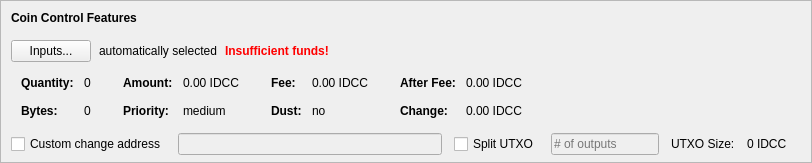
    <widget class="QFrame" name="frameCoinControl">
     <property name="sizePolicy">
      <sizepolicy hsizetype="Expanding" vsizetype="Expanding">
       <horstretch>0</horstretch>
       <verstretch>0</verstretch>
      </sizepolicy>
     </property>
     <property name="maximumSize">
      <size>
       <width>16777215</width>
       <height>16777215</height>
      </size>
     </property>
     <property name="frameShape">
      <enum>QFrame::StyledPanel</enum>
     </property>
     <property name="frameShadow">
      <enum>QFrame::Sunken</enum>
     </property>
     <layout class="QVBoxLayout" name="verticalLayoutCoinControl2">
      <property name="spacing">
       <number>0</number>
      </property>
      <property name="leftMargin">
       <number>0</number>
      </property>
      <property name="topMargin">
       <number>0</number>
      </property>
      <property name="rightMargin">
       <number>0</number>
      </property>
      <property name="bottomMargin">
       <number>6</number>
      </property>
      <item>
       <layout class="QVBoxLayout" name="verticalLayoutCoinControl" stretch="0,0,0,0,1">
        <property name="spacing">
         <number>0</number>
        </property>
        <property name="leftMargin">
         <number>10</number>
        </property>
        <property name="topMargin">
         <number>10</number>
        </property>
        <item>
         <layout class="QHBoxLayout" name="horizontalLayoutCoinControl1">
          <property name="bottomMargin">
           <number>15</number>
          </property>
          <item>
           <widget class="QLabel" name="labelCoinControlFeatures">
            <property name="sizePolicy">
             <sizepolicy hsizetype="Preferred" vsizetype="Maximum">
              <horstretch>0</horstretch>
              <verstretch>0</verstretch>
             </sizepolicy>
            </property>
            <property name="font">
             <font>
              <weight>75</weight>
              <bold>true</bold>
             </font>
            </property>
            <property name="styleSheet">
             <string notr="true">font-weight:bold;</string>
            </property>
            <property name="text">
             <string>Coin Control Features</string>
            </property>
           </widget>
          </item>
         </layout>
        </item>
        <item>
         <layout class="QHBoxLayout" name="horizontalLayoutCoinControl2" stretch="0,0,0,0">
          <property name="spacing">
           <number>8</number>
          </property>
          <property name="bottomMargin">
           <number>10</number>
          </property>
          <item>
           <widget class="QPushButton" name="pushButtonCoinControl">
            <property name="styleSheet">
             <string notr="true"/>
            </property>
            <property name="text">
             <string>Inputs...</string>
            </property>
            <property name="autoDefault">
             <bool>false</bool>
            </property>
           </widget>
          </item>
          <item>
           <widget class="QLabel" name="labelCoinControlAutomaticallySelected">
            <property name="text">
             <string>automatically selected</string>
            </property>
            <property name="margin">
             <number>5</number>
            </property>
           </widget>
          </item>
          <item>
           <widget class="QLabel" name="labelCoinControlInsuffFunds">
            <property name="font">
             <font>
              <weight>75</weight>
              <bold>true</bold>
             </font>
            </property>
            <property name="styleSheet">
             <string notr="true">color:red;font-weight:bold;</string>
            </property>
            <property name="text">
             <string>Insufficient funds!</string>
            </property>
            <property name="margin">
             <number>5</number>
            </property>
           </widget>
          </item>
          <item>
           <spacer name="horizontalSpacerCoinControl">
            <property name="orientation">
             <enum>Qt::Horizontal</enum>
            </property>
            <property name="sizeHint" stdset="0">
             <size>
              <width>40</width>
              <height>1</height>
             </size>
            </property>
           </spacer>
          </item>
         </layout>
        </item>
        <item>
         <widget class="QWidget" name="widgetCoinControl" native="true">
          <property name="sizePolicy">
           <sizepolicy hsizetype="Preferred" vsizetype="Preferred">
            <horstretch>0</horstretch>
            <verstretch>0</verstretch>
           </sizepolicy>
          </property>
          <property name="minimumSize">
           <size>
            <width>0</width>
            <height>0</height>
           </size>
          </property>
          <property name="styleSheet">
           <string notr="true"/>
          </property>
          <layout class="QHBoxLayout" name="horizontalLayoutCoinControl5">
           <property name="leftMargin">
            <number>0</number>
           </property>
           <property name="topMargin">
            <number>0</number>
           </property>
           <property name="rightMargin">
            <number>0</number>
           </property>
           <property name="bottomMargin">
            <number>0</number>
           </property>
           <item>
            <layout class="QHBoxLayout" name="horizontalLayoutCoinControl3" stretch="0,0,0,1">
             <property name="spacing">
              <number>20</number>
             </property>
             <property name="topMargin">
              <number>0</number>
             </property>
             <property name="bottomMargin">
              <number>10</number>
             </property>
             <item>
              <layout class="QFormLayout" name="formLayoutCoinControl1">
               <property name="horizontalSpacing">
                <number>10</number>
               </property>
               <property name="verticalSpacing">
                <number>14</number>
               </property>
               <property name="leftMargin">
                <number>10</number>
               </property>
               <property name="topMargin">
                <number>4</number>
               </property>
               <property name="rightMargin">
                <number>6</number>
               </property>
               <item row="0" column="0">
                <widget class="QLabel" name="labelCoinControlQuantityText">
                 <property name="font">
                  <font>
                   <weight>75</weight>
                   <bold>true</bold>
                  </font>
                 </property>
                 <property name="text">
                  <string>Quantity:</string>
                 </property>
                 <property name="margin">
                  <number>0</number>
                 </property>
                </widget>
               </item>
               <item row="0" column="1">
                <widget class="QLabel" name="labelCoinControlQuantity">
                 <property name="cursor">
                  <cursorShape>IBeamCursor</cursorShape>
                 </property>
                 <property name="contextMenuPolicy">
                  <enum>Qt::ActionsContextMenu</enum>
                 </property>
                 <property name="text">
                  <string notr="true">0</string>
                 </property>
                 <property name="margin">
                  <number>0</number>
                 </property>
                 <property name="textInteractionFlags">
                  <set>Qt::LinksAccessibleByMouse|Qt::TextSelectableByKeyboard|Qt::TextSelectableByMouse</set>
                 </property>
                </widget>
               </item>
               <item row="1" column="0">
                <widget class="QLabel" name="labelCoinControlBytesText">
                 <property name="font">
                  <font>
                   <weight>75</weight>
                   <bold>true</bold>
                  </font>
                 </property>
                 <property name="text">
                  <string>Bytes:</string>
                 </property>
                </widget>
               </item>
               <item row="1" column="1">
                <widget class="QLabel" name="labelCoinControlBytes">
                 <property name="cursor">
                  <cursorShape>IBeamCursor</cursorShape>
                 </property>
                 <property name="contextMenuPolicy">
                  <enum>Qt::ActionsContextMenu</enum>
                 </property>
                 <property name="text">
                  <string notr="true">0</string>
                 </property>
                 <property name="textInteractionFlags">
                  <set>Qt::LinksAccessibleByMouse|Qt::TextSelectableByKeyboard|Qt::TextSelectableByMouse</set>
                 </property>
                </widget>
               </item>
              </layout>
             </item>
             <item>
              <layout class="QFormLayout" name="formLayoutCoinControl2">
               <property name="horizontalSpacing">
                <number>10</number>
               </property>
               <property name="verticalSpacing">
                <number>14</number>
               </property>
               <property name="leftMargin">
                <number>6</number>
               </property>
               <property name="topMargin">
                <number>4</number>
               </property>
               <property name="rightMargin">
                <number>6</number>
               </property>
               <item row="0" column="0">
                <widget class="QLabel" name="labelCoinControlAmountText">
                 <property name="font">
                  <font>
                   <weight>75</weight>
                   <bold>true</bold>
                  </font>
                 </property>
                 <property name="text">
                  <string>Amount:</string>
                 </property>
                 <property name="margin">
                  <number>0</number>
                 </property>
                </widget>
               </item>
               <item row="0" column="1">
                <widget class="QLabel" name="labelCoinControlAmount">
                 <property name="cursor">
                  <cursorShape>IBeamCursor</cursorShape>
                 </property>
                 <property name="contextMenuPolicy">
                  <enum>Qt::ActionsContextMenu</enum>
                 </property>
                 <property name="text">
                  <string notr="true">0.00 IDCC</string>
                 </property>
                 <property name="textInteractionFlags">
                  <set>Qt::LinksAccessibleByMouse|Qt::TextSelectableByKeyboard|Qt::TextSelectableByMouse</set>
                 </property>
                </widget>
               </item>
               <item row="1" column="0">
                <widget class="QLabel" name="labelCoinControlPriorityText">
                 <property name="font">
                  <font>
                   <weight>75</weight>
                   <bold>true</bold>
                  </font>
                 </property>
                 <property name="text">
                  <string>Priority:</string>
                 </property>
                </widget>
               </item>
               <item row="1" column="1">
                <widget class="QLabel" name="labelCoinControlPriority">
                 <property name="cursor">
                  <cursorShape>IBeamCursor</cursorShape>
                 </property>
                 <property name="contextMenuPolicy">
                  <enum>Qt::ActionsContextMenu</enum>
                 </property>
                 <property name="text">
                  <string>medium</string>
                 </property>
                 <property name="textInteractionFlags">
                  <set>Qt::LinksAccessibleByMouse|Qt::TextSelectableByKeyboard|Qt::TextSelectableByMouse</set>
                 </property>
                </widget>
               </item>
              </layout>
             </item>
             <item>
              <layout class="QFormLayout" name="formLayoutCoinControl3">
               <property name="horizontalSpacing">
                <number>10</number>
               </property>
               <property name="verticalSpacing">
                <number>14</number>
               </property>
               <property name="leftMargin">
                <number>6</number>
               </property>
               <property name="topMargin">
                <number>4</number>
               </property>
               <property name="rightMargin">
                <number>6</number>
               </property>
               <item row="0" column="0">
                <widget class="QLabel" name="labelCoinControlFeeText">
                 <property name="font">
                  <font>
                   <weight>75</weight>
                   <bold>true</bold>
                  </font>
                 </property>
                 <property name="text">
                  <string>Fee:</string>
                 </property>
                 <property name="margin">
                  <number>0</number>
                 </property>
                </widget>
               </item>
               <item row="0" column="1">
                <widget class="QLabel" name="labelCoinControlFee">
                 <property name="cursor">
                  <cursorShape>IBeamCursor</cursorShape>
                 </property>
                 <property name="contextMenuPolicy">
                  <enum>Qt::ActionsContextMenu</enum>
                 </property>
                 <property name="text">
                  <string notr="true">0.00 IDCC</string>
                 </property>
                 <property name="textInteractionFlags">
                  <set>Qt::LinksAccessibleByMouse|Qt::TextSelectableByKeyboard|Qt::TextSelectableByMouse</set>
                 </property>
                </widget>
               </item>
               <item row="1" column="0">
                <widget class="QLabel" name="labelCoinControlLowOutputText">
                 <property name="font">
                  <font>
                   <weight>75</weight>
                   <bold>true</bold>
                  </font>
                 </property>
                 <property name="text">
                  <string>Dust:</string>
                 </property>
                </widget>
               </item>
               <item row="1" column="1">
                <widget class="QLabel" name="labelCoinControlLowOutput">
                 <property name="cursor">
                  <cursorShape>IBeamCursor</cursorShape>
                 </property>
                 <property name="contextMenuPolicy">
                  <enum>Qt::ActionsContextMenu</enum>
                 </property>
                 <property name="text">
                  <string>no</string>
                 </property>
                 <property name="textInteractionFlags">
                  <set>Qt::LinksAccessibleByMouse|Qt::TextSelectableByKeyboard|Qt::TextSelectableByMouse</set>
                 </property>
                </widget>
               </item>
              </layout>
             </item>
             <item>
              <layout class="QFormLayout" name="formLayoutCoinControl4">
               <property name="horizontalSpacing">
                <number>10</number>
               </property>
               <property name="verticalSpacing">
                <number>14</number>
               </property>
               <property name="leftMargin">
                <number>6</number>
               </property>
               <property name="topMargin">
                <number>4</number>
               </property>
               <property name="rightMargin">
                <number>6</number>
               </property>
               <item row="0" column="0">
                <widget class="QLabel" name="labelCoinControlAfterFeeText">
                 <property name="font">
                  <font>
                   <weight>75</weight>
                   <bold>true</bold>
                  </font>
                 </property>
                 <property name="text">
                  <string>After Fee:</string>
                 </property>
                 <property name="margin">
                  <number>0</number>
                 </property>
                </widget>
               </item>
               <item row="0" column="1">
                <widget class="QLabel" name="labelCoinControlAfterFee">
                 <property name="cursor">
                  <cursorShape>IBeamCursor</cursorShape>
                 </property>
                 <property name="contextMenuPolicy">
                  <enum>Qt::ActionsContextMenu</enum>
                 </property>
                 <property name="text">
                  <string notr="true">0.00 IDCC</string>
                 </property>
                 <property name="textInteractionFlags">
                  <set>Qt::LinksAccessibleByMouse|Qt::TextSelectableByKeyboard|Qt::TextSelectableByMouse</set>
                 </property>
                </widget>
               </item>
               <item row="1" column="0">
                <widget class="QLabel" name="labelCoinControlChangeText">
                 <property name="font">
                  <font>
                   <weight>75</weight>
                   <bold>true</bold>
                  </font>
                 </property>
                 <property name="text">
                  <string>Change:</string>
                 </property>
                </widget>
               </item>
               <item row="1" column="1">
                <widget class="QLabel" name="labelCoinControlChange">
                 <property name="cursor">
                  <cursorShape>IBeamCursor</cursorShape>
                 </property>
                 <property name="contextMenuPolicy">
                  <enum>Qt::ActionsContextMenu</enum>
                 </property>
                 <property name="text">
                  <string notr="true">0.00 IDCC</string>
                 </property>
                 <property name="textInteractionFlags">
                  <set>Qt::LinksAccessibleByMouse|Qt::TextSelectableByKeyboard|Qt::TextSelectableByMouse</set>
                 </property>
                </widget>
               </item>
              </layout>
             </item>
            </layout>
           </item>
          </layout>
         </widget>
        </item>
        <item>
         <layout class="QHBoxLayout" name="horizontalLayoutCoinControl4" stretch="0,0,0,0,0,0,0">
          <property name="spacing">
           <number>12</number>
          </property>
          <property name="sizeConstraint">
           <enum>QLayout::SetDefaultConstraint</enum>
          </property>
          <property name="topMargin">
           <number>5</number>
          </property>
          <property name="rightMargin">
           <number>5</number>
          </property>
          <item>
           <widget class="QCheckBox" name="checkBoxCoinControlChange">
            <property name="toolTip">
             <string>If this is activated, but the change address is empty or invalid, change will be sent to a newly generated address.</string>
            </property>
            <property name="text">
             <string>Custom change address</string>
            </property>
           </widget>
          </item>
          <item>
           <widget class="QValidatedLineEdit" name="lineEditCoinControlChange">
            <property name="enabled">
             <bool>false</bool>
            </property>
            <property name="sizePolicy">
             <sizepolicy hsizetype="Expanding" vsizetype="Fixed">
              <horstretch>0</horstretch>
              <verstretch>0</verstretch>
             </sizepolicy>
            </property>
           </widget>
          </item>
          <item>
           <widget class="QCheckBox" name="splitBlockCheckBox">
            <property name="text">
             <string>Split UTXO</string>
            </property>
           </widget>
          </item>
          <item>
           <widget class="QLineEdit" name="splitBlockLineEdit">
            <property name="enabled">
             <bool>false</bool>
            </property>
            <property name="sizePolicy">
             <sizepolicy hsizetype="Fixed" vsizetype="Fixed">
              <horstretch>50</horstretch>
              <verstretch>0</verstretch>
             </sizepolicy>
            </property>
            <property name="placeholderText">
             <string># of outputs</string>
            </property>
           </widget>
          </item>
          <item>
           <widget class="QLabel" name="labelBlockSizeText">
            <property name="text">
             <string>UTXO Size:</string>
            </property>
           </widget>
          </item>
          <item>
           <widget class="QLabel" name="labelBlockSize">
            <property name="text">
             <string>0 IDCC</string>
            </property>
           </widget>
          </item>
          <item>
           <widget class="QLabel" name="labelCoinControlChangeLabel">
            <property name="sizePolicy">
             <sizepolicy hsizetype="Preferred" vsizetype="Expanding">
              <horstretch>0</horstretch>
              <verstretch>0</verstretch>
             </sizepolicy>
            </property>
            <property name="minimumSize">
             <size>
              <width>0</width>
              <height>0</height>
             </size>
            </property>
            <property name="text">
             <string/>
            </property>
            <property name="margin">
             <number>3</number>
            </property>
           </widget>
          </item>
         </layout>
        </item>
        <item>
         <spacer name="verticalSpacerCoinControl">
          <property name="orientation">
           <enum>Qt::Vertical</enum>
          </property>
          <property name="sizeHint" stdset="0">
           <size>
            <width>800</width>
            <height>1</height>
           </size>
          </property>
         </spacer>
        </item>
       </layout>
      </item>
     </layout>
    </widget>
